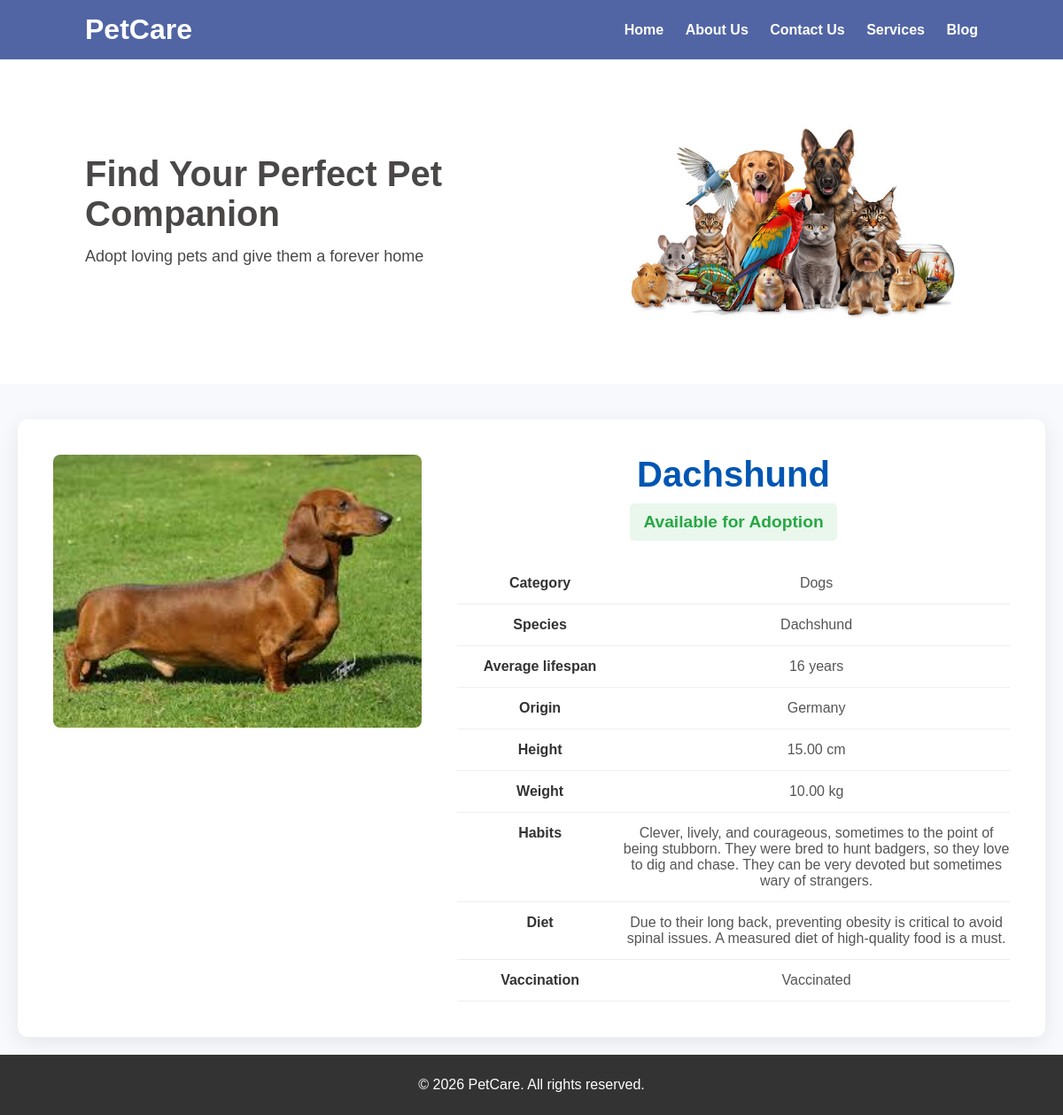
The app's page /pet/5/ with its own data.
### petapp/models.py (models this page shows, shortened)
class Pet(models.Model):
    name = models.CharField(max_length=100)
    image = models.ImageField(upload_to='pet_images/', help_text="Image of the pet")
    is_available = models.BooleanField(default=True, help_text="Is this pet available for adoption?")
    category = models.ForeignKey(Category, on_delete=models.CASCADE, related_name="pets")
    species = models.CharField(max_length=100, help_text="e.g., Golden Retriever, Siamese")
    average_lifespan = models.PositiveIntegerField(help_text="Age in years")
    origin = models.CharField(max_length=100, blank=True)
    height = models.DecimalField(max_digits=5, decimal_places=2, help_text="Height in cm", blank=True, null=True)
    weight = models.DecimalField(max_digits=5, decimal_places=2, help_text="Weight in kg", blank=True, null=True)
    habitual_status = models.TextField(blank=True, help_text="Describe the pet's habits")
    foods = models.TextField(blank=True, help_text="Describe the pet's diet")
    vaccination = models.TextField(blank=True, help_text="Vaccination status and history")

class Category(models.Model):
    name = models.CharField(max_length=100, unique=True)
    image = models.ImageField(upload_to='category_images/', help_text="Image for the category card")
    description = models.TextField(help_text="A short article about this category.")
    class Meta:
        verbose_name_plural = "Categories" # Fixes the admin panel's pluralization

### petapp/views.py (the view)
# urls.py: path('pet/<int:pet_id>/', views.pet_detail_view, name='pet_detail'),
def pet_detail_view(request, pet_id):
    pet = get_object_or_404(Pet, id=pet_id)
    context = {
        'pet': pet,
    }
    return render(request, 'pet_detail.html', context)

### petapp/templates/pet_detail.html (shortened to what this page needs)
{% extends "base.html" %}
{% load static %}
{% block content %}
<div class="container">
    <div class="pet-detail-layout">
        <div class="pet-detail-image">
            <img src="{{ pet.image.url }}" alt="Photo of {{ pet.name }}">
        </div>
        <div class="pet-detail-info">
            <h1>{{ pet.name }}</h1>
            {% if pet.is_available %}
                <p class="availability available">Available for Adoption</p>
            {% else %}
                <p class="availability unavailable">Already Adopted</p>
            {% endif %}
            <table class="pet-detail-table">
                <tr>
                    <td>Category</td>
                    <td>{{ pet.category.name }}</td>
                </tr>
                <tr>
                    <td>Species</td>
                    <td>{{ pet.species }}</td>
                </tr>
                <tr>
                    <td>Average lifespan</td>
                    <td>{{ pet.average_lifespan }} years</td>
                </tr>
                <tr>
                    <td>Origin</td>
                    <td>{{ pet.origin|default:"N/A" }}</td>
                </tr>
                <tr>
                    <td>Height</td>
                    <td>{{ pet.height|default:"N/A" }} cm</td>
                </tr>
                <tr>
                    <td>Weight</td>
                    <td>{{ pet.weight|default:"N/A" }} kg</td>
                </tr>
                <tr>
                    <td>Habits</td>
                    <td>{{ pet.habitual_status|linebreaksbr|default:"N/A" }}</td>
                </tr>
                <tr>
                    <td>Diet</td>
                    <td>{{ pet.foods|linebreaksbr|default:"N/A" }}</td>
                </tr>
                <tr>
                    <td>Vaccination</td>
                    <td>{{ pet.vaccination|linebreaksbr|default:"N/A" }}</td>
                </tr>
            </table>
        </div>
    </div>
</div>
{% endblock %}

### static/css/style.css (style rules this page uses)
* { margin: 0; padding: 0; box-sizing: border-box; font-family: Arial, Helvetica, sans-serif; }
body { background-color: #f7f9fc; color: #4a4747; }
.container { text-align: center; max-width: 1200px; margin: 20px auto; padding: 0 20px; }
.container { max-width: 1200px; margin: 20px auto; padding: 0 20px; }
.pet-detail-layout { display: grid; grid-template-columns: 1fr 1.5fr; gap: 40px; background-color: #fff; padding: 40px; border-radius: 12px; box-shadow: 0 6px 25px rgba(0, 0, 0, 0.08); margin-top: 40px; }
.pet-detail-image img { width: 100%; height: auto; border-radius: 8px; object-fit: cover; }
.pet-detail-info h1 { margin-top: 0; font-size: 2.5em; color: #0056b3; }
.pet-detail-info .availability { font-size: 1.2em; font-weight: bold; padding: 10px 15px; border-radius: 5px; display: inline-block; margin-top: 10px; margin-bottom: 25px; }
.pet-detail-info .available { color: #28a745; background-color: #e9f7ec; }
.pet-detail-table { width: 100%; border-collapse: collapse; }
.pet-detail-table td { padding: 14px 0; border-bottom: 1px solid #eee; vertical-align: top; }
.pet-detail-table td:first-child { font-weight: bold; color: #333; width: 30%; }
.pet-detail-table td:last-child { color: #555; }

### records on screen
Pet: image (picture), name "Dachshund", category.name "Dogs", species "Dachshund", average_lifespan "16", origin "Germany", height "15.00", weight "10.00", habitual_status "Clever, lively, and courageous, sometimes to the point of being stubborn. They were bred to hunt badgers, so they love to dig and chase. They can be very devoted but sometimes wary of strangers.", foods "Due to their long back, preventing obesity is critical to avoid spinal issues. A measured diet of high-quality food is a must.", vaccination "Vaccinated"
